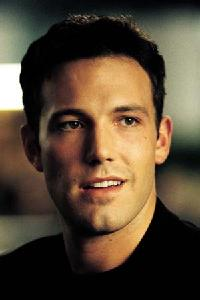
#> input picture 1.jpg, 200 x 300 px
$ python face_detect.py
#> lines starting #> are read from the running program, lines starting #| are printed output that depends on the picture; after the words box and inside, x2 and y2 are one past the last pixel; in counts of white or black regions, pixels touching at a corner belong together
import cv2 as cv

img = cv.imread('1.jpg')
#> img is the input picture: shape (300, 200, 3); mean B, G, R 52.4, 70.4, 85.8
cv.imshow('Face Detection', img)

gray = cv.cvtColor(img, cv.COLOR_BGR2GRAY)
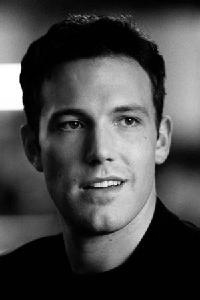
#> gray: shape (300, 200); min 0, max 255, mean 72.9
cv.imshow('Gray Image', gray)

haar_cascade = cv.CascadeClassifier('haar_face.xml')
faces_rect = haar_cascade.detectMultiScale(gray, scaleFactor=1.1, minNeighbors=4)
#> faces_rect = [[31, 66, 142, 142]]
print(f'Number of faces found: {len(faces_rect)}')
#| Number of faces found: 1

for (x, y, w, h) in faces_rect:
    cv.rectangle(img, (x, y), (x+w, y+h), (0, 255, 0), thickness=2)
#> this loop made 1 pass
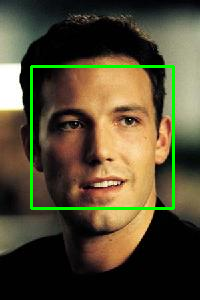
#> img: shape (300, 200, 3); 2.83% of pixels changed, all inside (x1, y1, x2, y2) = (30, 65, 175, 210)

cv.imshow('Detected Faces', img)
cv.waitKey(0)
cv.destroyAllWindows()

$ run again, with NewYork.jpg copied over 1.jpg
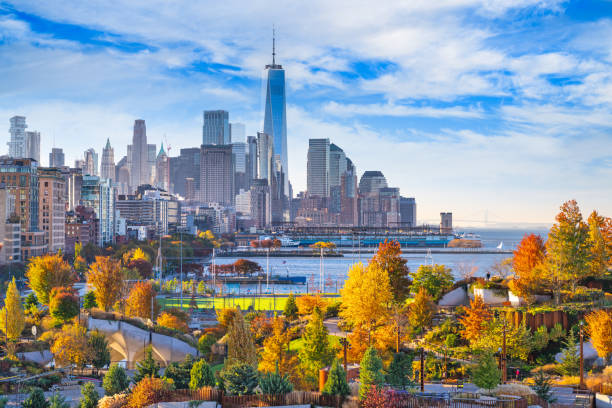
#> input picture NewYork.jpg, 612 x 408 px
#> img is the input picture: shape (408, 612, 3); mean B, G, R 153.3, 149.1, 140.7
#> `gray = cv.cvtColor(img, cv.COLOR_BGR2GRAY)`:
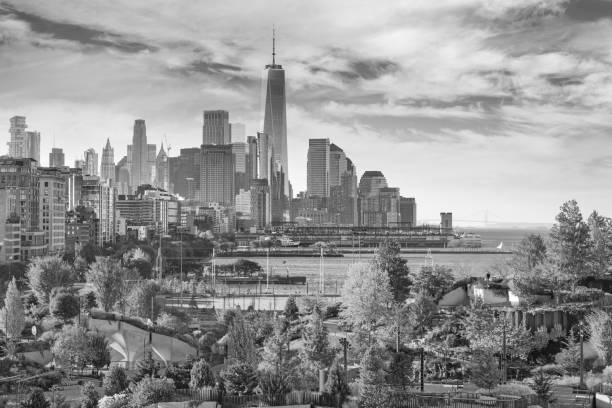
#> gray: shape (408, 612); min 2, max 255, mean 147.1
#> faces_rect = ()
#| Number of faces found: 0
